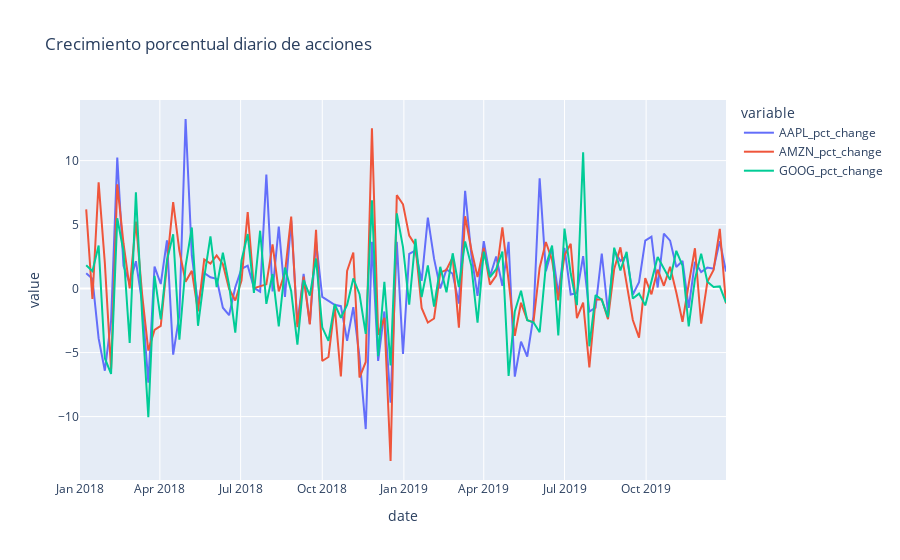

Notebook code cell kept with this figure:
### Markdown cell above
Porcentaje de crecimiento diarios

### Code cell
import plotly.express as px

# Calcular el cambio porcentual diario para cada acción
df_stocks['AAPL_pct_change'] = df_stocks.AAPL.pct_change() * 100
df_stocks['AMZN_pct_change'] = df_stocks.AMZN.pct_change() * 100
df_stocks['GOOG_pct_change'] = df_stocks.GOOG.pct_change() * 100

# Graficar los cambios porcentuales de cada acción
fig = px.line(df_stocks, x='date', y=['AAPL_pct_change', 'AMZN_pct_change', 'GOOG_pct_change'],
              labels={'x': 'Fecha', 'y': 'Cambio porcentual'},
              title='Crecimiento porcentual diario de acciones')

fig.show()
